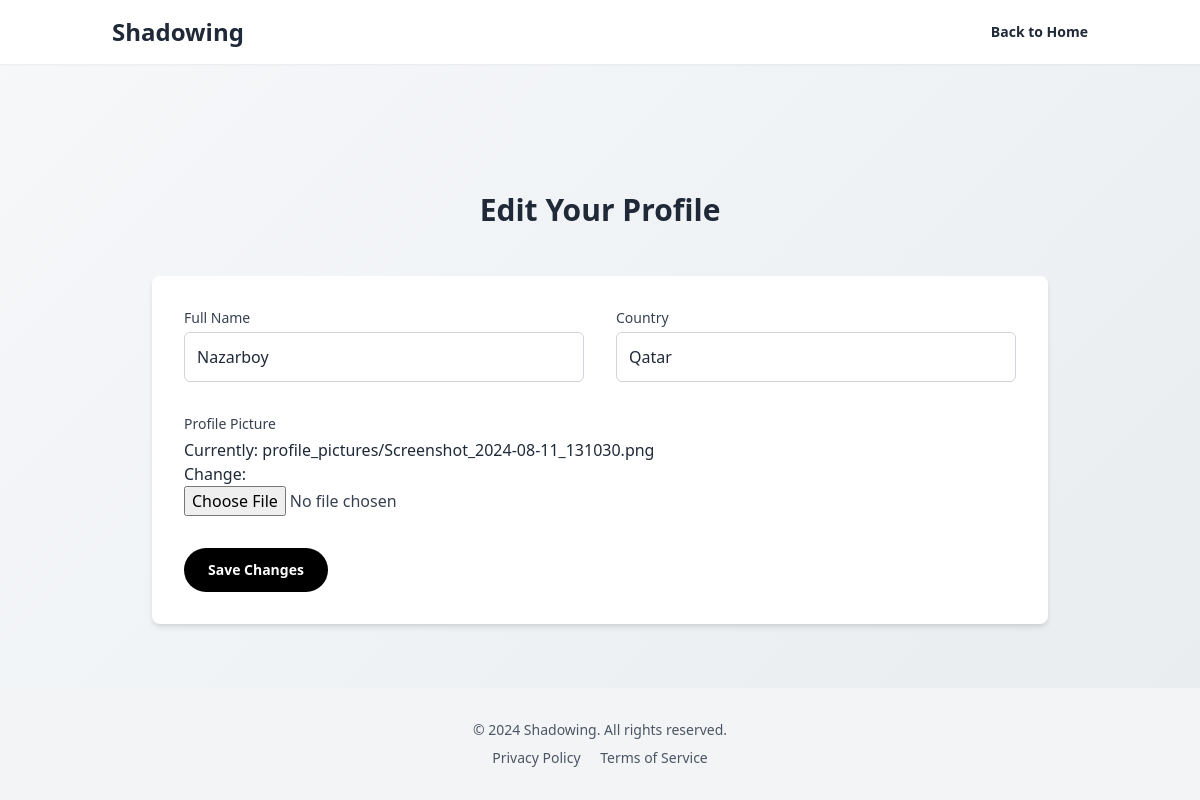
Page /user/profile/edit/ (signed in) on the earlier database version.
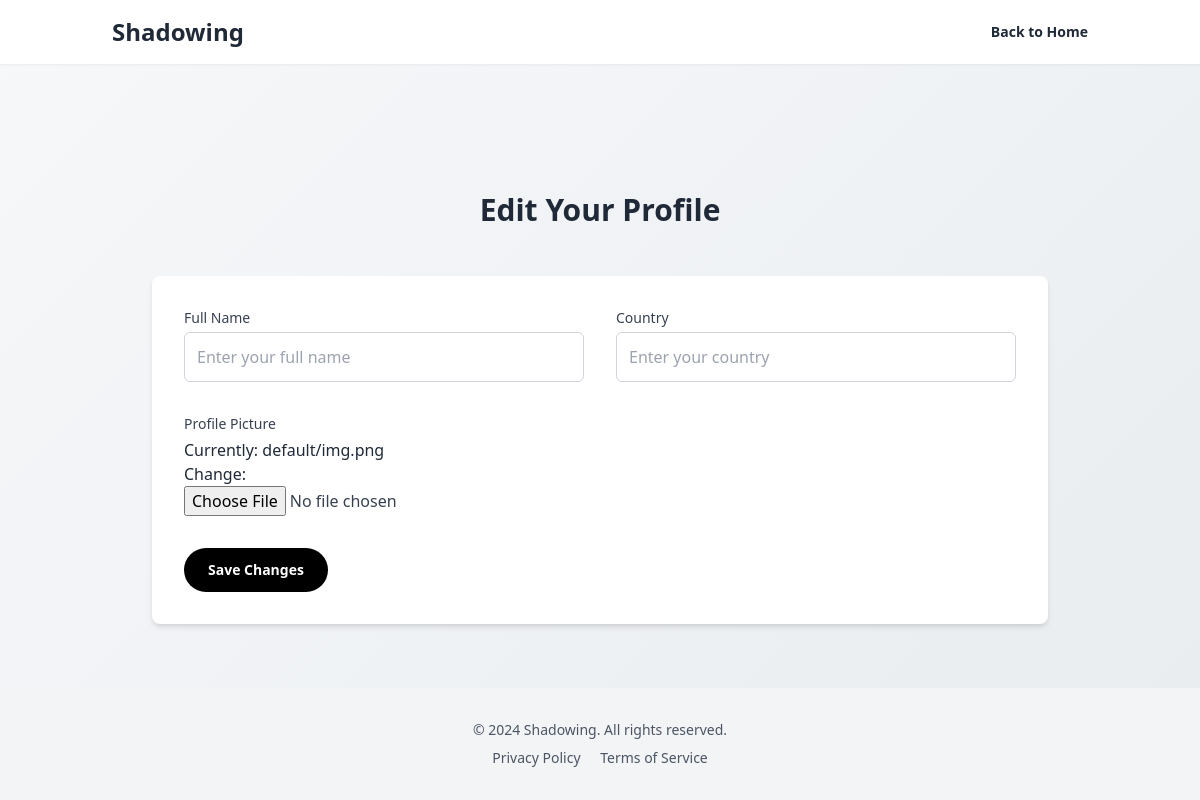
Same page on the later database version.
### users/models.py (models this page shows, shortened)
class AccountModel(models.Model):
    user = models.OneToOneField(UserModel, on_delete=models.CASCADE, related_name='account')
    full_name = models.CharField(max_length=255, null=True, blank=True)
    country = models.CharField(max_length=255, null=True, blank=True)
    profile_picture = models.ImageField(upload_to='profile_pictures/', default='default/img.png')
    class Meta:
        verbose_name = 'Account'
        verbose_name_plural = 'Accounts'

### users/views.py (the view)
# urls.py: path('profile/edit/', profile_edit, name='profile_edit'),
@login_required
def profile_edit(request):
    account, created = AccountModel.objects.get_or_create(user=request.user)
    if request.method == 'POST':
        form = ProfileEditForm(request.POST, request.FILES, instance=account)
        if form.is_valid():
            form.save()
            messages.success(request, 'Your profile has been updated successfully!')
            return redirect('users:profile')
        else:
            print(form.errors)  # This will output errors to the console
            messages.error(request, 'Please correct the errors below.')
    else:
        form = ProfileEditForm(instance=account)
    return render(request, 'profile_edit.html', {'form': form})

### users/forms.py
class ProfileEditForm(forms.ModelForm):
    class Meta:
        model = AccountModel
        fields = ['full_name', 'country', 'profile_picture']
        widgets = {
            'full_name': forms.TextInput(attrs={
                'class': 'input-field w-full border border-gray-300 p-3 rounded-md',
                'placeholder': 'Enter your full name',
            }),
            'country': forms.TextInput(attrs={
                'class': 'input-field w-full border border-gray-300 p-3 rounded-md',
                'placeholder': 'Enter your country',
            }),
            'profile_picture': forms.ClearableFileInput(attrs={
                'class': 'w-full text-gray-700',
            }),
        }

### templates/profile_edit.html (shortened to what this page needs)
<!DOCTYPE html>
<html lang="en">
<head>
    <link href="https://cdnjs.cloudflare.com/ajax/libs/tailwindcss/2.2.19/tailwind.min.css" rel="stylesheet">
</head>
<body class="font-sans text-gray-800 antialiased gradient-bg">
    <header class="fixed top-0 left-0 right-0 bg-white shadow-sm z-50">
        <nav class="container mx-auto px-6 py-4 flex justify-between items-center">
            <div class="text-2xl font-bold">Shadowing</div>
            <a href="/" class="text-sm font-semibold hover:text-gray-600 transition duration-300">Back to Home</a>
        </nav>
    </header>
    <main class="mt-16 pt-16">
        <section class="container mx-auto px-6 py-16">
            <h1 class="text-3xl font-bold text-center mb-12">Edit Your Profile</h1>
            <div class="max-w-4xl mx-auto bg-white rounded-lg shadow-md p-8">
                <form method="post" enctype="multipart/form-data">
                    <div class="grid grid-cols-1 md:grid-cols-2 gap-8">
                        <div>
                            <label for="{{ form.full_name.id_for_label }}" class="block text-sm font-medium text-gray-700 mb-1">Full Name</label>
                            {{ form.full_name }}
                        </div>
                        <div>
                            <label for="{{ form.country.id_for_label }}" class="block text-sm font-medium text-gray-700 mb-1">Country</label>
                            {{ form.country }}
                        </div>
                    </div>
                    <div class="mt-8">
                        <label for="{{ form.profile_picture.id_for_label }}" class="block text-sm font-medium text-gray-700 mb-1">Profile Picture</label>
                        {{ form.profile_picture }}
                    </div>
                    <div class="mt-8">
                        <button type="submit" class="bg-black text-white px-6 py-3 rounded-full text-sm font-semibold hover:bg-gray-800 transition duration-300">Save Changes</button>
                    </div>
                </form>
            </div>
        </section>
    </main>
    <footer class="bg-gray-100 py-8">
        <div class="container mx-auto px-6 text-center text-sm text-gray-600">
            <p>© 2024 Shadowing. All rights reserved.</p>
            <div class="mt-2">
                <a href="#" class="hover:text-gray-900 mr-4">Privacy Policy</a>
                <a href="#" class="hover:text-gray-900">Terms of Service</a>
            </div>
        </div>
    </footer>
</body>
</html>

### templates/profile_edit.html (style rules this page uses)
.gradient-bg { background: linear-gradient(135deg, #f6f8fa 0%, #e9ecef 100%); }

Differences in the rows shown:
changed AccountModel: full_name "Nazarboy" → (not shown); country "Qatar" → (not shown)
Other differences:
text no longer shown: "Currently: profile_pictures/Screenshot_2024-08-11_131030.png Change:"
text now shown: "Currently: default/img.png Change:"
